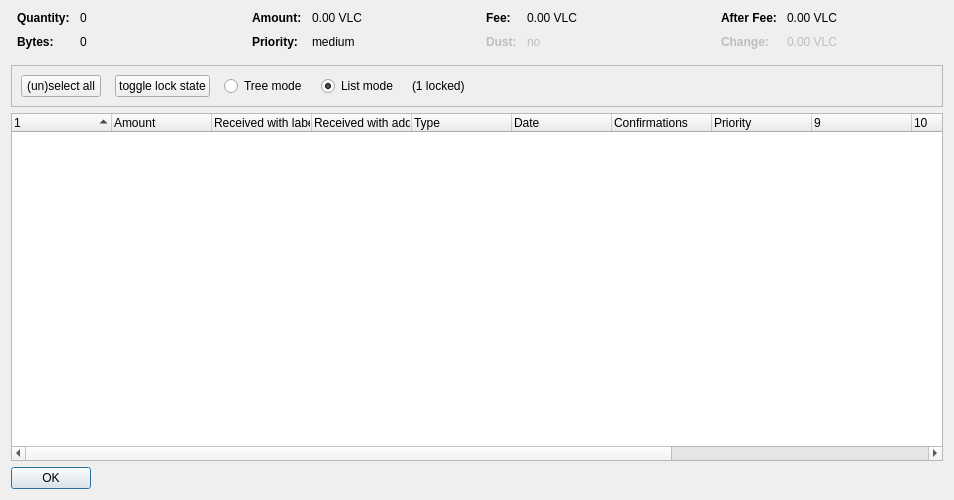
<?xml version="1.0" encoding="UTF-8"?>
<ui version="4.0">
 <class>CoinControlDialog</class>
 <widget class="QDialog" name="CoinControlDialog">
  <property name="geometry">
   <rect>
    <x>0</x>
    <y>0</y>
    <width>954</width>
    <height>500</height>
   </rect>
  </property>
  <property name="windowTitle">
   <string>Coin Selection</string>
  </property>
  <layout class="QVBoxLayout" name="verticalLayout">
   <item>
    <layout class="QHBoxLayout" name="horizontalLayoutTop" stretch="0,0,0,0">
     <property name="topMargin">
      <number>0</number>
     </property>
     <property name="bottomMargin">
      <number>10</number>
     </property>
     <item>
      <layout class="QFormLayout" name="formLayoutCoinControl1">
       <property name="horizontalSpacing">
        <number>10</number>
       </property>
       <property name="verticalSpacing">
        <number>10</number>
       </property>
       <property name="leftMargin">
        <number>6</number>
       </property>
       <property name="rightMargin">
        <number>6</number>
       </property>
       <item row="0" column="0">
        <widget class="QLabel" name="labelCoinControlQuantityText">
         <property name="font">
          <font>
           <weight>75</weight>
           <bold>true</bold>
          </font>
         </property>
         <property name="text">
          <string>Quantity:</string>
         </property>
        </widget>
       </item>
       <item row="0" column="1">
        <widget class="QLabel" name="labelCoinControlQuantity">
         <property name="cursor">
          <cursorShape>IBeamCursor</cursorShape>
         </property>
         <property name="contextMenuPolicy">
          <enum>Qt::ActionsContextMenu</enum>
         </property>
         <property name="text">
          <string notr="true">0</string>
         </property>
         <property name="textInteractionFlags">
          <set>Qt::LinksAccessibleByMouse|Qt::TextSelectableByKeyboard|Qt::TextSelectableByMouse</set>
         </property>
        </widget>
       </item>
       <item row="1" column="0">
        <widget class="QLabel" name="labelCoinControlBytesText">
         <property name="font">
          <font>
           <weight>75</weight>
           <bold>true</bold>
          </font>
         </property>
         <property name="text">
          <string>Bytes:</string>
         </property>
        </widget>
       </item>
       <item row="1" column="1">
        <widget class="QLabel" name="labelCoinControlBytes">
         <property name="cursor">
          <cursorShape>IBeamCursor</cursorShape>
         </property>
         <property name="contextMenuPolicy">
          <enum>Qt::ActionsContextMenu</enum>
         </property>
         <property name="text">
          <string notr="true">0</string>
         </property>
         <property name="textInteractionFlags">
          <set>Qt::LinksAccessibleByMouse|Qt::TextSelectableByKeyboard|Qt::TextSelectableByMouse</set>
         </property>
        </widget>
       </item>
      </layout>
     </item>
     <item>
      <layout class="QFormLayout" name="formLayoutCoinControl2">
       <property name="horizontalSpacing">
        <number>10</number>
       </property>
       <property name="verticalSpacing">
        <number>10</number>
       </property>
       <property name="leftMargin">
        <number>6</number>
       </property>
       <property name="rightMargin">
        <number>6</number>
       </property>
       <item row="0" column="0">
        <widget class="QLabel" name="labelCoinControlAmountText">
         <property name="font">
          <font>
           <weight>75</weight>
           <bold>true</bold>
          </font>
         </property>
         <property name="text">
          <string>Amount:</string>
         </property>
        </widget>
       </item>
       <item row="0" column="1">
        <widget class="QLabel" name="labelCoinControlAmount">
         <property name="cursor">
          <cursorShape>IBeamCursor</cursorShape>
         </property>
         <property name="contextMenuPolicy">
          <enum>Qt::ActionsContextMenu</enum>
         </property>
         <property name="text">
          <string notr="true">0.00 VLC</string>
         </property>
         <property name="textInteractionFlags">
          <set>Qt::LinksAccessibleByMouse|Qt::TextSelectableByKeyboard|Qt::TextSelectableByMouse</set>
         </property>
        </widget>
       </item>
       <item row="1" column="0">
        <widget class="QLabel" name="labelCoinControlPriorityText">
         <property name="font">
          <font>
           <weight>75</weight>
           <bold>true</bold>
          </font>
         </property>
         <property name="text">
          <string>Priority:</string>
         </property>
        </widget>
       </item>
       <item row="1" column="1">
        <widget class="QLabel" name="labelCoinControlPriority">
         <property name="cursor">
          <cursorShape>IBeamCursor</cursorShape>
         </property>
         <property name="contextMenuPolicy">
          <enum>Qt::ActionsContextMenu</enum>
         </property>
         <property name="text">
          <string>medium</string>
         </property>
         <property name="textInteractionFlags">
          <set>Qt::LinksAccessibleByMouse|Qt::TextSelectableByKeyboard|Qt::TextSelectableByMouse</set>
         </property>
        </widget>
       </item>
      </layout>
     </item>
     <item>
      <layout class="QFormLayout" name="formLayoutCoinControl3">
       <property name="horizontalSpacing">
        <number>10</number>
       </property>
       <property name="verticalSpacing">
        <number>10</number>
       </property>
       <property name="leftMargin">
        <number>6</number>
       </property>
       <property name="rightMargin">
        <number>6</number>
       </property>
       <item row="0" column="0">
        <widget class="QLabel" name="labelCoinControlFeeText">
         <property name="font">
          <font>
           <weight>75</weight>
           <bold>true</bold>
          </font>
         </property>
         <property name="text">
          <string>Fee:</string>
         </property>
        </widget>
       </item>
       <item row="0" column="1">
        <widget class="QLabel" name="labelCoinControlFee">
         <property name="cursor">
          <cursorShape>IBeamCursor</cursorShape>
         </property>
         <property name="contextMenuPolicy">
          <enum>Qt::ActionsContextMenu</enum>
         </property>
         <property name="text">
          <string notr="true">0.00 VLC</string>
         </property>
         <property name="textInteractionFlags">
          <set>Qt::LinksAccessibleByMouse|Qt::TextSelectableByKeyboard|Qt::TextSelectableByMouse</set>
         </property>
        </widget>
       </item>
       <item row="1" column="0">
        <widget class="QLabel" name="labelCoinControlLowOutputText">
         <property name="enabled">
          <bool>false</bool>
         </property>
         <property name="font">
          <font>
           <weight>75</weight>
           <bold>true</bold>
          </font>
         </property>
         <property name="text">
          <string>Dust:</string>
         </property>
        </widget>
       </item>
       <item row="1" column="1">
        <widget class="QLabel" name="labelCoinControlLowOutput">
         <property name="enabled">
          <bool>false</bool>
         </property>
         <property name="cursor">
          <cursorShape>IBeamCursor</cursorShape>
         </property>
         <property name="contextMenuPolicy">
          <enum>Qt::ActionsContextMenu</enum>
         </property>
         <property name="text">
          <string>no</string>
         </property>
         <property name="textInteractionFlags">
          <set>Qt::LinksAccessibleByMouse|Qt::TextSelectableByKeyboard|Qt::TextSelectableByMouse</set>
         </property>
        </widget>
       </item>
      </layout>
     </item>
     <item>
      <layout class="QFormLayout" name="formLayoutCoinControl4">
       <property name="horizontalSpacing">
        <number>10</number>
       </property>
       <property name="verticalSpacing">
        <number>10</number>
       </property>
       <property name="leftMargin">
        <number>6</number>
       </property>
       <property name="rightMargin">
        <number>6</number>
       </property>
       <item row="0" column="0">
        <widget class="QLabel" name="labelCoinControlAfterFeeText">
         <property name="font">
          <font>
           <weight>75</weight>
           <bold>true</bold>
          </font>
         </property>
         <property name="text">
          <string>After Fee:</string>
         </property>
        </widget>
       </item>
       <item row="0" column="1">
        <widget class="QLabel" name="labelCoinControlAfterFee">
         <property name="cursor">
          <cursorShape>IBeamCursor</cursorShape>
         </property>
         <property name="contextMenuPolicy">
          <enum>Qt::ActionsContextMenu</enum>
         </property>
         <property name="text">
          <string notr="true">0.00 VLC</string>
         </property>
         <property name="textInteractionFlags">
          <set>Qt::LinksAccessibleByMouse|Qt::TextSelectableByKeyboard|Qt::TextSelectableByMouse</set>
         </property>
        </widget>
       </item>
       <item row="1" column="0">
        <widget class="QLabel" name="labelCoinControlChangeText">
         <property name="enabled">
          <bool>false</bool>
         </property>
         <property name="font">
          <font>
           <weight>75</weight>
           <bold>true</bold>
          </font>
         </property>
         <property name="text">
          <string>Change:</string>
         </property>
        </widget>
       </item>
       <item row="1" column="1">
        <widget class="QLabel" name="labelCoinControlChange">
         <property name="enabled">
          <bool>false</bool>
         </property>
         <property name="cursor">
          <cursorShape>IBeamCursor</cursorShape>
         </property>
         <property name="contextMenuPolicy">
          <enum>Qt::ActionsContextMenu</enum>
         </property>
         <property name="text">
          <string notr="true">0.00 VLC</string>
         </property>
         <property name="textInteractionFlags">
          <set>Qt::LinksAccessibleByMouse|Qt::TextSelectableByKeyboard|Qt::TextSelectableByMouse</set>
         </property>
        </widget>
       </item>
      </layout>
     </item>
    </layout>
   </item>
   <item>
    <widget class="QFrame" name="frame">
     <property name="minimumSize">
      <size>
       <width>0</width>
       <height>40</height>
      </size>
     </property>
     <property name="frameShape">
      <enum>QFrame::StyledPanel</enum>
     </property>
     <property name="frameShadow">
      <enum>QFrame::Sunken</enum>
     </property>
     <layout class="QHBoxLayout" name="horizontalLayout">
      <item>
       <layout class="QHBoxLayout" name="horizontalLayoutPanel" stretch="0,0,0,0,0,0">
        <property name="spacing">
         <number>14</number>
        </property>
        <item>
         <widget class="QPushButton" name="pushButtonSelectAll">
          <property name="sizePolicy">
           <sizepolicy hsizetype="Maximum" vsizetype="Fixed">
            <horstretch>0</horstretch>
            <verstretch>0</verstretch>
           </sizepolicy>
          </property>
          <property name="text">
           <string>(un)select all</string>
          </property>
          <property name="autoDefault">
           <bool>false</bool>
          </property>
         </widget>
        </item>
        <item>
         <widget class="QPushButton" name="pushButtonToggleLock">
          <property name="sizePolicy">
           <sizepolicy hsizetype="Maximum" vsizetype="Fixed">
            <horstretch>0</horstretch>
            <verstretch>0</verstretch>
           </sizepolicy>
          </property>
          <property name="text">
           <string>toggle lock state</string>
          </property>
          <property name="autoDefault">
           <bool>false</bool>
          </property>
         </widget>
        </item>
        <item>
         <widget class="QRadioButton" name="radioTreeMode">
          <property name="sizePolicy">
           <sizepolicy hsizetype="Maximum" vsizetype="Fixed">
            <horstretch>0</horstretch>
            <verstretch>0</verstretch>
           </sizepolicy>
          </property>
          <property name="text">
           <string>Tree mode</string>
          </property>
         </widget>
        </item>
        <item>
         <widget class="QRadioButton" name="radioListMode">
          <property name="sizePolicy">
           <sizepolicy hsizetype="Maximum" vsizetype="Fixed">
            <horstretch>0</horstretch>
            <verstretch>0</verstretch>
           </sizepolicy>
          </property>
          <property name="text">
           <string>List mode</string>
          </property>
          <property name="checked">
           <bool>true</bool>
          </property>
         </widget>
        </item>
        <item>
         <widget class="QLabel" name="labelLocked">
          <property name="text">
           <string>(1 locked)</string>
          </property>
         </widget>
        </item>
        <item>
         <spacer name="horizontalSpacer">
          <property name="orientation">
           <enum>Qt::Horizontal</enum>
          </property>
          <property name="sizeHint" stdset="0">
           <size>
            <width>40</width>
            <height>20</height>
           </size>
          </property>
         </spacer>
        </item>
       </layout>
      </item>
     </layout>
    </widget>
   </item>
   <item>
    <widget class="CoinControlTreeWidget" name="treeWidget">
     <property name="contextMenuPolicy">
      <enum>Qt::CustomContextMenu</enum>
     </property>
     <property name="sortingEnabled">
      <bool>false</bool>
     </property>
     <property name="columnCount">
      <number>13</number>
     </property>
     <attribute name="headerShowSortIndicator" stdset="0">
      <bool>true</bool>
     </attribute>
     <attribute name="headerStretchLastSection">
      <bool>false</bool>
     </attribute>
     <column>
      <property name="text">
       <string/>
      </property>
     </column>
     <column>
      <property name="text">
       <string>Amount</string>
      </property>
     </column>
     <column>
      <property name="text">
       <string>Received with label</string>
      </property>
     </column>
     <column>
      <property name="text">
       <string>Received with address</string>
      </property>
     </column>
     <column>
      <property name="text">
       <string>Type</string>
      </property>
     </column>
     <column>
      <property name="text">
       <string>Date</string>
      </property>
     </column>
     <column>
      <property name="text">
       <string>Confirmations</string>
      </property>
      <property name="toolTip">
       <string>Confirmed</string>
      </property>
     </column>
     <column>
      <property name="text">
       <string>Priority</string>
      </property>
     </column>
     <column>
      <property name="text">
       <string/>
      </property>
     </column>
     <column>
      <property name="text">
       <string/>
      </property>
     </column>
     <column>
      <property name="text">
       <string/>
      </property>
     </column>
     <column>
      <property name="text">
       <string/>
      </property>
     </column>
     <column>
      <property name="text">
       <string/>
      </property>
     </column>
    </widget>
   </item>
   <item>
    <widget class="QDialogButtonBox" name="buttonBox">
     <property name="sizePolicy">
      <sizepolicy hsizetype="Maximum" vsizetype="Fixed">
       <horstretch>0</horstretch>
       <verstretch>0</verstretch>
      </sizepolicy>
     </property>
     <property name="orientation">
      <enum>Qt::Horizontal</enum>
     </property>
     <property name="standardButtons">
      <set>QDialogButtonBox::Ok</set>
     </property>
    </widget>
   </item>
  </layout>
 </widget>
 <customwidgets>
  <customwidget>
   <class>CoinControlTreeWidget</class>
   <extends>QTreeWidget</extends>
   <header>coincontroltreewidget.h</header>
  </customwidget>
 </customwidgets>
 <resources/>
 <connections/>
</ui>
